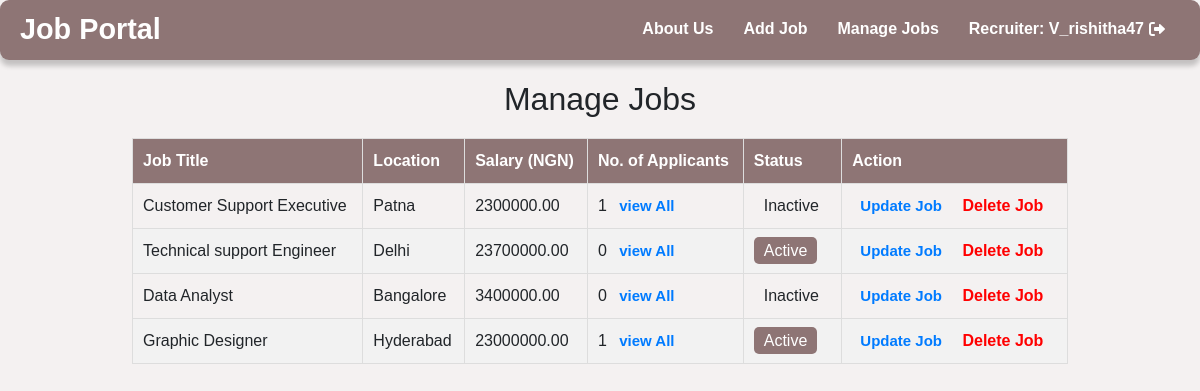
Page /manage-jobs/ (signed in) on the committed database.
### job_app/models.py (models this page shows, shortened)
class Job(models.Model):
    title = models.CharField(max_length=100)
    industry = models.CharField(max_length=100)
    job_type = models.CharField(max_length=50)
    location = models.CharField(max_length=100)
    salary = models.DecimalField(max_digits=10, decimal_places=2)
    requirements = models.TextField()
    ideal_candidate = models.TextField(default='N/A')
    availability = models.BooleanField(default=True)
    created_at = models.DateTimeField(auto_now_add=True)
    user = models.ForeignKey(settings.AUTH_USER_MODEL, on_delete=models.CASCADE, null=True)
    applicants = models.ManyToManyField('Applicant.Applicant', related_name='applied_jobs', blank=True)

### job_app/views.py (the view)
# urls.py: path('manage-jobs/', ManageJobsView.as_view(), name='Managejobs'),
class ManageJobsView(LoginRequiredMixin, ListView):
    model = Job
    template_name = 'Managejobs.html'
    context_object_name = 'jobs'
    def get_queryset(self):
        return Job.objects.filter(user=self.request.user)

### job_app/templates/Managejobs.html (shortened to what this page needs)
{% extends "header_main.html" %}
{% block body %}
<html lang="en">
<head>
</head>
<body>
    <div class="container">
        <h2>Manage Jobs</h2>
        <table>
            <thead>
                <tr>
                    <th>Job Title</th>
                    <th>Location</th>
                    <th>Salary (NGN)</th>
                    <th>No. of Applicants</th>
                    <th>Status</th>
                    <th>Action</th>
                </tr>
            </thead>
            <tbody>
                {% for job in jobs %}
                <tr>
                    <td>{{ job.title }}</td>
                    <td>{{ job.location }}</td>
                    <td>{{ job.salary }}</td>
                    <td>
                    {{ job.application_set.count }}
                    <a href="{% url 'job_applicants' job.id %}">view All</a>
                </td>
                    <td>
                        <span class="status {% if job.availability %}active{% else %}inactive{% endif %}">
                            {% if job.availability %}
                                Active
                            {% else %}
                                Inactive
                            {% endif %}
                        </span>
                    </td>
                    <td>
    <a href="{% url 'update_job' job.id %}" class="update-job">Update Job</a>
    <a href="{% url 'delete_job' job.id %}" class="delete-job" onclick="return confirm('Are you sure you want to delete this job?');">Delete Job</a>
</td>
                </tr>
                {% endfor %}
            </tbody>
        </table>
    </div>
</body>
</html>
{% endblock %}

### job_app/templates/header_main.html (shortened to what this page needs)
<!DOCTYPE html>
<html lang="en">
<head>
    <link rel="stylesheet" href="https://cdnjs.cloudflare.com/ajax/libs/font-awesome/6.0.0-beta3/css/all.min.css">
    <link href="https://cdn.jsdelivr.net/npm/bootstrap@5.3.0-alpha1/dist/css/bootstrap.min.css" rel="stylesheet">
</head>
<body>
<header>
    <div class="logo"><a href="{% url 'home' %}">Job Portal</a></div>
    <ul>
       {% if applicant_username %}
    <li><a id="aboutus" href="#about">About Us</a></li>
    <li><a id="product" href="{% url 'resume' %}">Resume/CV</a></li>
    <li class="user-info" id="user-info" onclick="toggleLogout()">
        Applicant: {{ applicant_username }} <i class="fas fa-sign-out-alt logout-icon"></i>
    </li>
    <li id="logout" style="display: none; color: black">
        <a id="login" href="{% url 'logout' %}">Logout</a>
    </li>
{% elif user.is_authenticated %}
    <li><a id="aboutus" href="#about">About Us</a></li>
    <li><a id="forjob" href="{% url 'Addjob' %}">Add Job</a></li>
    <li><a id="managejob" href="{% url 'Managejobs' %}">Manage Jobs</a></li>
    <li class="user-info" id="user-info" onclick="toggleLogout()">
        Recruiter: {{ request.user.username }} <i class="fas fa-sign-out-alt logout-icon"></i>
    </li>
{% else %}
    <li><a id="login" href="{% url 'login' %}">Login</a></li>
{% endif %}
    </ul>
</header>
{% block body %}{% endblock %}
</body>
</html>

### job_app/templates/header_main.html (style rules this page uses)
* { margin: 0; padding: 0; box-sizing: border-box; }
body { font-family: Arial, sans-serif; background-color: #f8f9fa; padding-top: 60px; }
header { position: fixed; top: 0; height: 60px; width: 100%; background-color: #8e7575; display: flex; border-radius: 9px; justify-content: space-between; align-items: center; padding: 0 20px; box-shadow: 0 6px 5px rgba(0, 0, 0, 0.2); z-index: 1000; transition: background-color 0.3s; }
header ul { margin-top: 13px; list-style: none; display: flex; align-items: center; }
li { margin: 15px; display: flex; align-items: center; }
a { text-decoration: none; color: white; font-weight: bold; transition: color 0.3s; }
.logo a { font-size: 1.8em; font-weight: bold; }
.user-info { color: white; font-weight: bold; cursor: pointer; display: flex; align-items: center; position: relative; }
.logout-icon { margin-left: 5px; transition: transform 0.3s; }

### job_app/templates/Managejobs.html (style rules this page uses)
body { font-family: Arial, sans-serif; background-color: #f4f1f1; margin: 0; padding: 0; }
.container { width: 80%; margin: 80px auto; }
h2 { text-align: center; }
table { width: 100%; border-collapse: collapse; margin-top: 20px; }
th, td { border: 1px solid #ddd; padding: 10px; text-align: left; }
th { background-color: #8e7575; color: white; }
.delete-job { color: red; padding: 4px 8px; font-size: 16px; text-decoration: none; border-radius: 3px; }
.update-job { color: #007BFF; padding: 4px 8px; font-size: 15px; text-decoration: none; border-radius: 3px; }
td a { color: #007BFF; font-size: 15px; padding: 5px 8px; text-decoration: none; border-radius: 3px; }
tr:nth-child(even) { background-color: #f2f2f2; }
.status { padding: 5px 10px; border-radius: 5px; }
.status.active { background-color: #8e7575; color: white; }

### rows in the picture
Job: title "Customer Support Executive", location "Patna", salary "2300000.00", application_set.count "1", availability "Inactive"
Job: title "Technical support Engineer", location "Delhi", salary "23700000.00", application_set.count "0", availability "Active"
Job: title "Data Analyst", location "Bangalore", salary "3400000.00", application_set.count "0", availability "Inactive"
Job: title "Graphic Designer", location "Hyderabad", salary "23000000.00", application_set.count "1", availability "Active"

### other values in the picture
{{ request.user.username }} "V_rishitha47"
